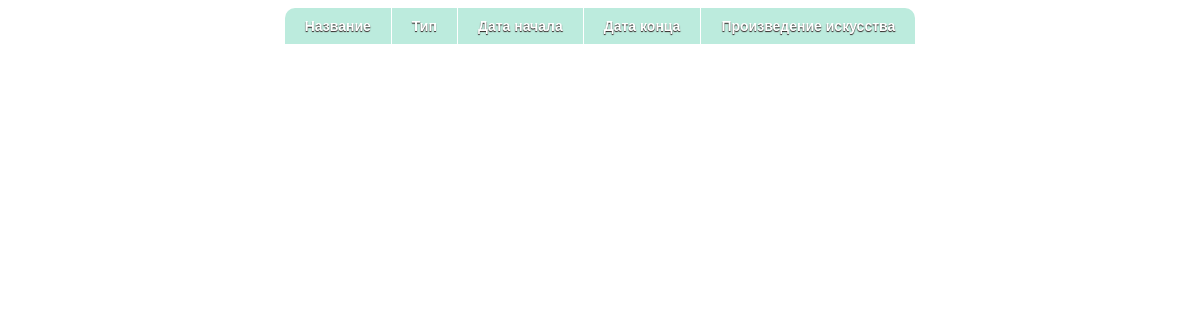
/exhibitions, run on an earlier commit of the app's database.
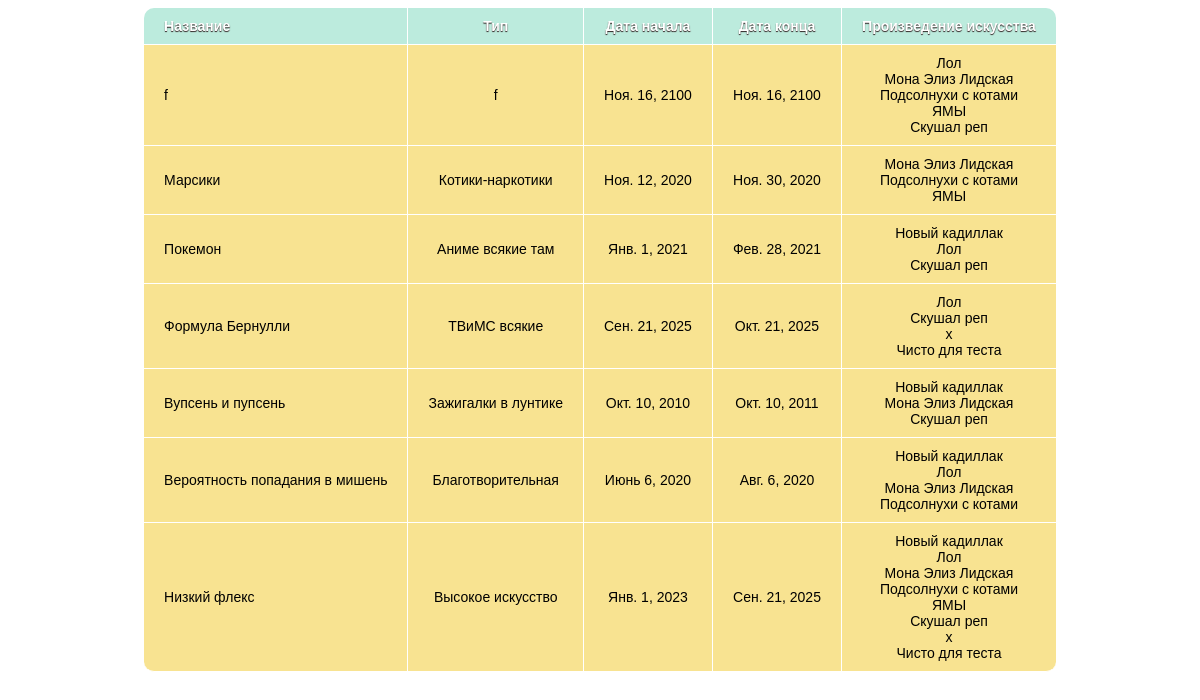
And on a later commit of the database.
### app/models.py (models this page shows, shortened)
class Exhibition(models.Model):
    name = models.CharField(max_length=100, default='')
    type = models.CharField(max_length=100)
    start_date = models.DateField()
    end_date = models.DateField()
    exhibition_hall = models.ForeignKey(ExhibitionHall, on_delete=models.PROTECT)
    artwork = models.ManyToManyField(Artwork, null=True)

class Artwork(models.Model):
    name = models.CharField(max_length=100)
    execution = models.CharField(max_length=100)
    date_of_create = models.DateField()
    size = models.CharField(max_length=100)
    artist = models.ForeignKey(Artist, on_delete=models.CASCADE)

### app/views.py (the view)
# urls.py: path('exhibitions', exhibitions, name='exhibition'),
def exhibitions(request):
    context = {'exhibitions': Exhibition.objects.all()}
    artworks = {}
    for exhibition in context['exhibitions']:
        artworks[exhibition] = Exhibition.objects.get(name=exhibition.name).artwork.all()
    context['artworks'] = artworks
    return render(request, 'menu_exhibition.html', context)

### app/templates/menu_exhibition.html (shortened to what this page needs)
<!DOCTYPE html>
<html lang="en">
<head>
</head>
<body style="background-image: url('https://cdn.popcake.tv/wp-content/uploads/2019/12/klava-koka-morgenshtern.png')">
<center>
        <table>
            <tr>
                <th>Название</th>
                <th>Тип</th>
                <th>Дата начала</th>
                <th>Дата конца</th>
                <th>Произведение искусства</th>
            </tr>
            {% for exhibition in exhibitions %}
                <tr>
                    <td>{{ exhibition.name }}</td>
                    <td>{{ exhibition.type }}</td>
                    <td>{{ exhibition.start_date }}</td>
                    <td>{{ exhibition.end_date }}</td>
                    {% for exh, artwork in artworks.items %}
                        {% if exh == exhibition %}
                            <td>
                                {% for art in artwork %}
                                    {{art.name}}<br>
                                {% endfor %}
                            </td>
                        {% endif %}
                    {% endfor %}
                </tr>
            {% endfor %}
        </table>
    </center>
</body>
</html>

What changed in the data, as far as the page shows it:
added Exhibition: name "f", type "f", start_date "Ноя. 16, 2100", end_date "Ноя. 16, 2100"
added Artwork: name "Лол"
added Artwork: name "Мона Элиз Лидская"
added Artwork: name "Подсолнухи с котами"
added Artwork: name "ЯМЫ"
added Artwork: name "Скушал реп"
added Exhibition: name "Марсики", type "Котики-наркотики", start_date "Ноя. 12, 2020", end_date "Ноя. 30, 2020"
added Exhibition: name "Покемон", type "Аниме всякие там", start_date "Янв. 1, 2021", end_date "Фев. 28, 2021"
added Artwork: name "Новый кадиллак"
added Exhibition: name "Формула Бернулли", type "ТВиМС всякие", start_date "Сен. 21, 2025", end_date "Окт. 21, 2025"
added Artwork: name "x"
added Artwork: name "Чисто для теста"
added Exhibition: name "Вупсень и пупсень", type "Зажигалки в лунтике", start_date "Окт. 10, 2010", end_date "Окт. 10, 2011"
added Exhibition: name "Вероятность попадания в мишень", type "Благотворительная", start_date "Июнь 6, 2020", end_date "Авг. 6, 2020"
added Exhibition: name "Низкий флекс", type "Высокое искусство", start_date "Янв. 1, 2023", end_date "Сен. 21, 2025"
